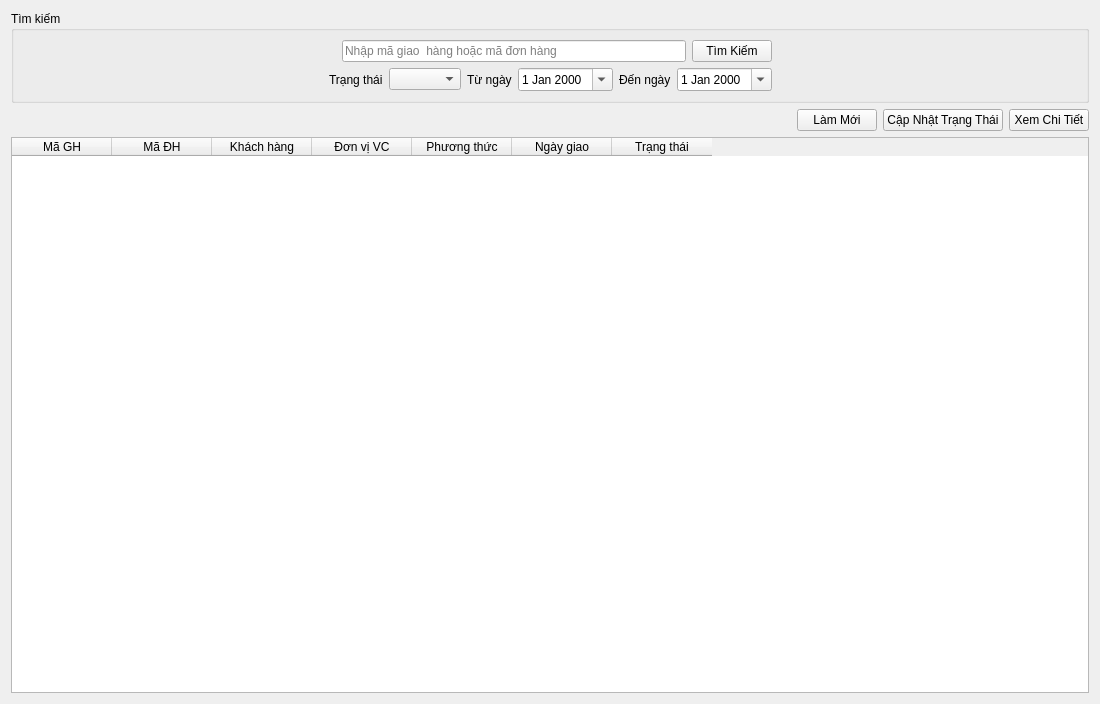
<?xml version="1.0" encoding="UTF-8"?>
<ui version="4.0">
 <class>ShipmentPage</class>
 <widget class="QWidget" name="ShipmentPage">
  <property name="geometry">
   <rect>
    <x>0</x>
    <y>0</y>
    <width>1100</width>
    <height>704</height>
   </rect>
  </property>
  <property name="windowTitle">
   <string>Shipment Management</string>
  </property>
  <layout class="QVBoxLayout" name="verticalLayout">
   <item>
    <widget class="QGroupBox" name="grpSearch">
     <property name="title">
      <string>Tìm kiếm</string>
     </property>
     <layout class="QHBoxLayout" name="horizontalLayout_3">
      <item>
       <spacer name="horizontalSpacer">
        <property name="orientation">
         <enum>Qt::Horizontal</enum>
        </property>
        <property name="sizeHint" stdset="0">
         <size>
          <width>322</width>
          <height>20</height>
         </size>
        </property>
       </spacer>
      </item>
      <item>
       <layout class="QVBoxLayout" name="verticalLayout_2">
        <item>
         <layout class="QHBoxLayout" name="horizontalLayout_2">
          <item>
           <widget class="QLabel" name="lblShipmentID">
            <property name="text">
             <string/>
            </property>
           </widget>
          </item>
          <item>
           <widget class="QLineEdit" name="txtShipmentID">
            <property name="placeholderText">
             <string>Nhập mã giao  hàng hoặc mã đơn hàng</string>
            </property>
           </widget>
          </item>
          <item>
           <widget class="QPushButton" name="pushButton">
            <property name="text">
             <string>Tìm Kiếm</string>
            </property>
           </widget>
          </item>
         </layout>
        </item>
        <item>
         <layout class="QHBoxLayout" name="horizontalLayout">
          <item>
           <widget class="QLabel" name="lblStatus">
            <property name="text">
             <string>Trạng thái</string>
            </property>
           </widget>
          </item>
          <item>
           <widget class="QComboBox" name="cbShipmentStatus"/>
          </item>
          <item>
           <widget class="QLabel" name="lblFrom">
            <property name="text">
             <string>Từ ngày</string>
            </property>
           </widget>
          </item>
          <item>
           <widget class="QDateEdit" name="dtFromDate">
            <property name="calendarPopup">
             <bool>true</bool>
            </property>
           </widget>
          </item>
          <item>
           <widget class="QLabel" name="lblTo">
            <property name="text">
             <string>Đến ngày</string>
            </property>
           </widget>
          </item>
          <item>
           <widget class="QDateEdit" name="dtToDate">
            <property name="calendarPopup">
             <bool>true</bool>
            </property>
           </widget>
          </item>
         </layout>
        </item>
       </layout>
      </item>
      <item>
       <spacer name="horizontalSpacer_2">
        <property name="orientation">
         <enum>Qt::Horizontal</enum>
        </property>
        <property name="sizeHint" stdset="0">
         <size>
          <width>321</width>
          <height>20</height>
         </size>
        </property>
       </spacer>
      </item>
     </layout>
    </widget>
   </item>
   <item>
    <layout class="QHBoxLayout" name="toolbarLayout">
     <item>
      <spacer name="sp">
       <property name="orientation">
        <enum>Qt::Horizontal</enum>
       </property>
       <property name="sizeHint" stdset="0">
        <size>
         <width>0</width>
         <height>0</height>
        </size>
       </property>
      </spacer>
     </item>
     <item>
      <widget class="QPushButton" name="btnRefresh">
       <property name="text">
        <string>Làm Mới</string>
       </property>
      </widget>
     </item>
     <item>
      <widget class="QPushButton" name="btnUpdateStatus">
       <property name="text">
        <string>Cập Nhật Trạng Thái</string>
       </property>
      </widget>
     </item>
     <item>
      <widget class="QPushButton" name="btnViewDetail">
       <property name="text">
        <string>Xem Chi Tiết</string>
       </property>
      </widget>
     </item>
    </layout>
   </item>
   <item>
    <widget class="QTableWidget" name="tblShipment">
     <column>
      <property name="text">
       <string>Mã GH</string>
      </property>
     </column>
     <column>
      <property name="text">
       <string>Mã ĐH</string>
      </property>
     </column>
     <column>
      <property name="text">
       <string>Khách hàng</string>
      </property>
     </column>
     <column>
      <property name="text">
       <string>Đơn vị VC</string>
      </property>
     </column>
     <column>
      <property name="text">
       <string>Phương thức</string>
      </property>
     </column>
     <column>
      <property name="text">
       <string>Ngày giao</string>
      </property>
     </column>
     <column>
      <property name="text">
       <string>Trạng thái</string>
      </property>
     </column>
    </widget>
   </item>
  </layout>
 </widget>
 <resources/>
 <connections/>
</ui>
